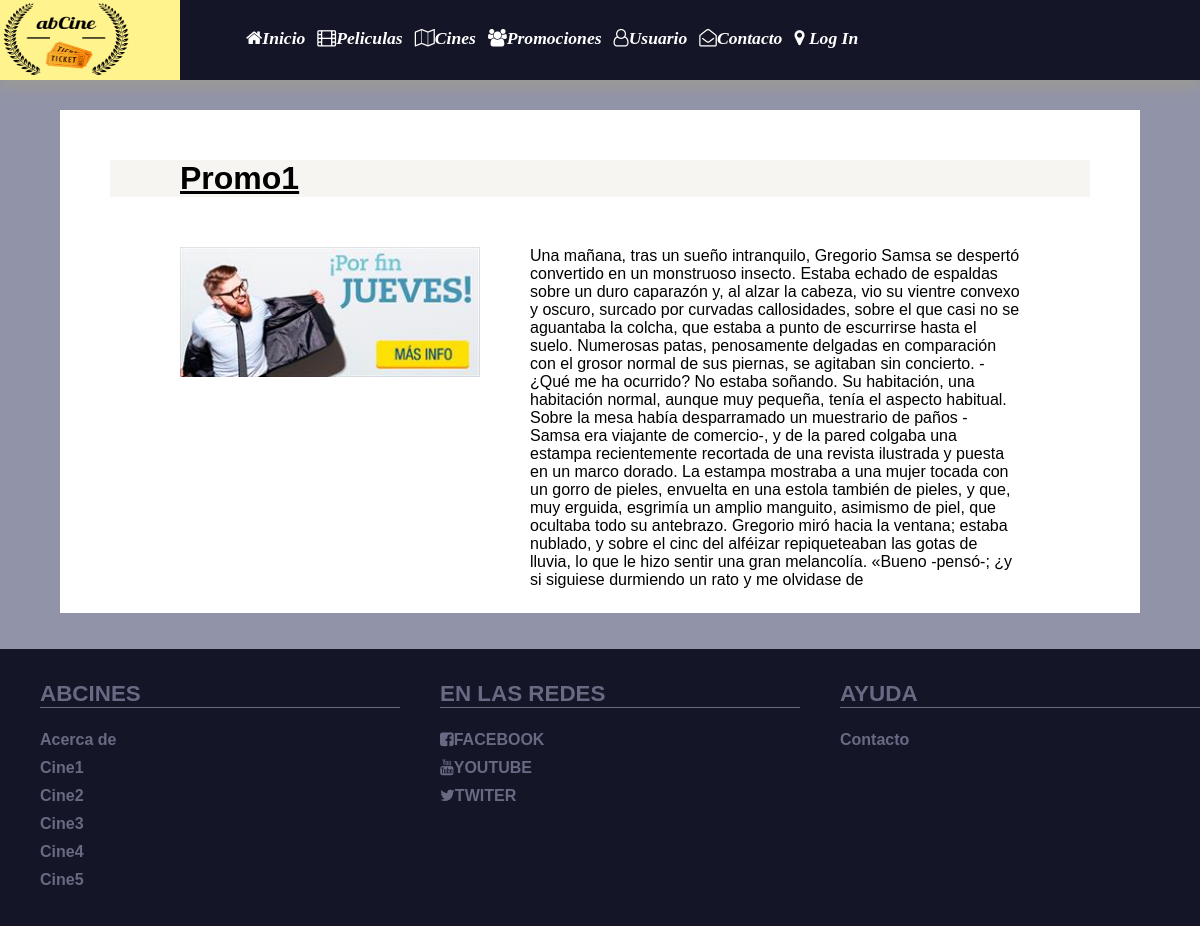
The app's page /promociones-detalle.php?id=1 with its own data.
### tables this page shows
CREATE TABLE `promocion` (
  `id` int(11) NOT NULL,
  `valor` decimal(10,0) NOT NULL,
  `porcentaje` decimal(10,0) NOT NULL,
  `nombre` varchar(200) NOT NULL,
  `descripcion` text NOT NULL,
  `nombreFoto` varchar(200) NOT NULL,
  `activo` tinyint(1) NOT NULL
);

### includes/App.php (called while the page is built, shortened)
<?php
class App {
  private $installPath;
  public function init($bdConn,$rootPath,$installPath){
    $this->installPath = $installPath;
    $lenInstallPath = mb_strlen($this->installPath);
    if($lenInstallPath > 0 && $this->installPath[$lenInstallPath-1]!='/'){
      $this->installPath.='/';
    }
  }
  public function doInclude($path = '') {
    include($this->installPath . '/'.$path);
  }
  }
 ?>

### includes/queryViewPromos.php (the view, shortened to what this page needs)
<?php
  $conn = App::conexionBd();
  $sql = "SELECT nombre, descripcion, nombreFoto, activo
          FROM promocion
          WHERE id = ". htmlspecialchars($_GET['id']) .";";
     $result = $conn->query($sql);
     $row = $result->fetch_assoc();
     echo "<div class='promo-contenedor'>";
        echo "<h1>" . $row['nombre'] . "</h1>";
        echo "<div class='promo-img'>";
          $var = $row['nombreFoto'];
          echo '<img src="' , IMG_PATH , $var , '"/>';
        echo "</div>";
        echo "<div class='promo-descripcion'>";
      		  echo  $row['descripcion'];
         echo "</div>";
       echo "</div>";
 ?>

### css/footerHeader/estilo.css (style rules this page uses)
* { margin:0px; padding:0px; }
body { background:#9193a8; }
footer { background:#141526; width:100%; float:left; clear:both; padding: 2rem 0rem; }
footer div { color: #686a83; font-weight: 500; width: 30%; margin-left: 40px; font-family:Arial,sans-serif; font-weight: bold; }
footer ul { list-style: none; padding:0; margin-top:50px; }
footer li { margin: 10px 0 5px 0px; }
footer div h { font-size: 1.4rem; border-bottom: 1px solid #686a83; float:left; width:100%; }
footer a { text-decoration:none; margin:0px; color:#686a83; transition: .4s; }
.footcontainer1 { float:left; }
.footcontainer2 { float:left; }
.footcontainer3 { float:left; }

### css/promos/promos-detalle.css (style rules this page uses)
.promo-contenedor { background-color: #f6f5f2; font-family:"HCo Gotham SSm",Helvetica,Arial,sans-serif; margin: 50px; }
.promo-contenedor h1 { clear: both; text-decoration: underline; margin-top: 20px; margin-left: 70px; font-size: 2rem; }
.promo-img { float: left; padding-left: 70px; padding-top: 50px; padding-bottom: 50px; padding-right: 50px; width: 300px; max-width: 50%; }
.promo-img img { width: 100%; }
.promo-descripcion { float: left; width: 800px; padding-top: 50px; max-width: 50%; }

### records on screen
promocion: nombre "Promo1", nombreFoto (picture), descripcion "Una mañana, tras un sueño intranquilo, Gregorio Samsa se despertó convertido en un monstruoso insecto. Estaba echado de espaldas sobre un duro caparazón y, al alzar la cabeza, vio su vientre convexo y oscuro, surcado por curvadas callosidades, sobre el que casi no se aguantaba la colcha, que estaba a punto de escurrirse hasta el suelo. Numerosas patas, penosamente delgadas en comparación con el grosor normal de sus piernas, se agitaban sin concierto. - ¿Qué me ha ocurrido? No estaba soñando. Su habitación, una habitación normal, aunque muy pequeña, tenía el aspecto habitual. Sobre la mesa había desparramado un muestrario de paños - Samsa era viajante de comercio-, y de la pared colgaba una…"
